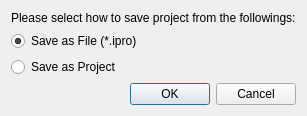
<?xml version="1.0" encoding="UTF-8"?>
<ui version="4.0">
 <class>ProjectTypeSelectDialog</class>
 <widget class="QDialog" name="ProjectTypeSelectDialog">
  <property name="geometry">
   <rect>
    <x>0</x>
    <y>0</y>
    <width>302</width>
    <height>109</height>
   </rect>
  </property>
  <property name="windowTitle">
   <string>Select How to Save Project</string>
  </property>
  <layout class="QVBoxLayout" name="verticalLayout">
   <item>
    <widget class="QLabel" name="titleLabel">
     <property name="text">
      <string>Please select how to save project from the followings:</string>
     </property>
    </widget>
   </item>
   <item>
    <widget class="QRadioButton" name="fileRadioButton">
     <property name="text">
      <string>Save as File (*.ipro)</string>
     </property>
     <property name="checked">
      <bool>true</bool>
     </property>
    </widget>
   </item>
   <item>
    <widget class="QRadioButton" name="projectRadioButton">
     <property name="text">
      <string>Save as Project</string>
     </property>
    </widget>
   </item>
   <item>
    <spacer name="verticalSpacer">
     <property name="orientation">
      <enum>Qt::Vertical</enum>
     </property>
     <property name="sizeHint" stdset="0">
      <size>
       <width>20</width>
       <height>1</height>
      </size>
     </property>
    </spacer>
   </item>
   <item>
    <widget class="QDialogButtonBox" name="buttonBox">
     <property name="orientation">
      <enum>Qt::Horizontal</enum>
     </property>
     <property name="standardButtons">
      <set>QDialogButtonBox::Cancel|QDialogButtonBox::Ok</set>
     </property>
    </widget>
   </item>
  </layout>
 </widget>
 <resources/>
 <connections>
  <connection>
   <sender>buttonBox</sender>
   <signal>accepted()</signal>
   <receiver>ProjectTypeSelectDialog</receiver>
   <slot>accept()</slot>
   <hints>
    <hint type="sourcelabel">
     <x>248</x>
     <y>254</y>
    </hint>
    <hint type="destinationlabel">
     <x>157</x>
     <y>274</y>
    </hint>
   </hints>
  </connection>
  <connection>
   <sender>buttonBox</sender>
   <signal>rejected()</signal>
   <receiver>ProjectTypeSelectDialog</receiver>
   <slot>reject()</slot>
   <hints>
    <hint type="sourcelabel">
     <x>316</x>
     <y>260</y>
    </hint>
    <hint type="destinationlabel">
     <x>286</x>
     <y>274</y>
    </hint>
   </hints>
  </connection>
 </connections>
</ui>
